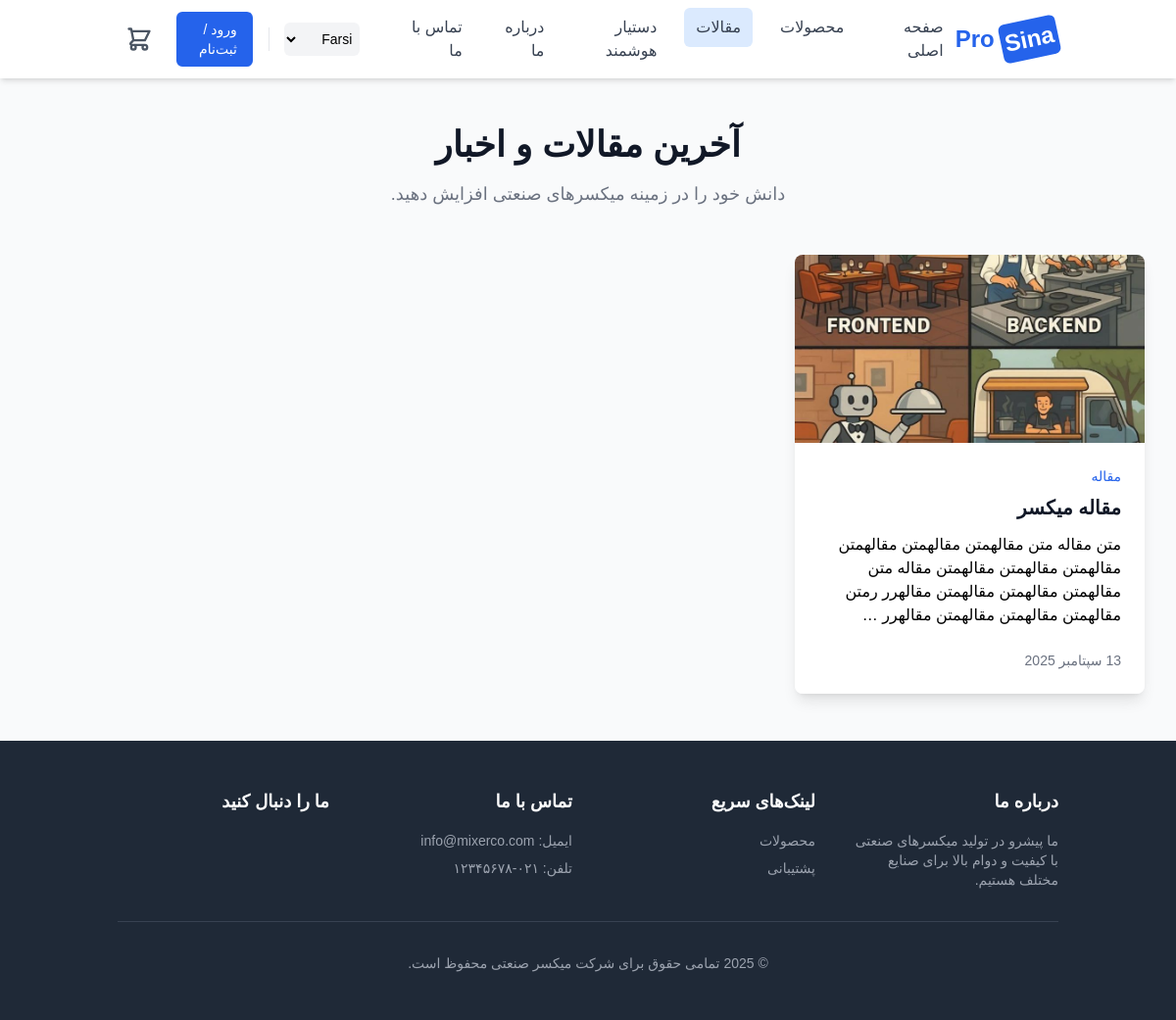
The app's page /fa/blog/ with its own data.
### blog/models.py (models this page shows, shortened)
class Article(models.Model):
    STATUS_CHOICES = (
        ('draft', 'پیش‌نویس'),
        ('published', 'منتشر شده'),
    )
    title = models.CharField(max_length=250, verbose_name="عنوان")
    slug = models.SlugField(max_length=250, unique_for_date='publish', verbose_name="اسلاگ (آدرس)")
    author = models.ForeignKey(User, on_delete=models.CASCADE, related_name='blog_posts', verbose_name="نویسنده")
    body = models.TextField(verbose_name="متن مقاله")
    publish = models.DateTimeField(default=timezone.now, verbose_name="زمان انتشار")
    created = models.DateTimeField(auto_now_add=True)
    updated = models.DateTimeField(auto_now=True)
    status = models.CharField(max_length=10, choices=STATUS_CHOICES, default='draft', verbose_name="وضعیت")
    image = models.ImageField(upload_to='articles/%Y/%m/%d/', blank=True, verbose_name="تصویر")
    objects = models.Manager()  # مدیر پیش‌فرض
    published = PublishedManager()  # فقط مقالات منتشر شده
    class Meta:
        ordering = ('-publish',)
        verbose_name = "مقاله"
        verbose_name_plural = "مقالات"

### blog/views.py (the view)
# urls.py: path('', views.article_list, name='article_list'),
def article_list(request):
    articles = Article.objects.filter(status='published')
    return render(request, '../templates/article_list.html', {'articles': articles})

### cart/cart.py (called while the page is built)
    def __len__(self):
        return sum(item['quantity'] for item in self.cart.values())

### cart/context_processors.py (called while the page is built)
def cart(request):
    return {'cart': Cart(request)}

### pages/context_processors.py (called while the page is built)
def unread_messages_count(request):
    if request.user.is_authenticated and request.user.is_staff:
        count = ContactMessage.objects.filter(is_read=False).count()
        return {'unread_messages_count': count}
    return {}

### templates/article_list.html (shortened to what this page needs)
{% extends "base.html" %}
{% load static %}
{% block content %}
<div class="bg-gray-50 py-12">
    <div class="max-w-7xl mx-auto px-4 sm:px-6 lg:px-8">
        <div class="text-center">
            <h2 class="text-3xl font-extrabold text-gray-900 sm:text-4xl">
                آخرین مقالات و اخبار
            </h2>
            <p class="mt-4 text-lg text-gray-500">
                دانش خود را در زمینه میکسرهای صنعتی افزایش دهید.
            </p>
        </div>
        <div class="mt-12 max-w-lg mx-auto grid gap-8 lg:grid-cols-3 lg:max-w-none">
            {% for article in articles %}
            <div class="flex flex-col rounded-lg shadow-lg overflow-hidden transform hover:scale-105 transition-transform duration-300">
                <a href="{% url 'blog:article_detail' article.slug %}">
                    <div class="flex-shrink-0">
                        <img class="h-48 w-full object-cover"
                             src="{% if article.image %}{{ article.image.url }}{% else %}https://placehold.co/400x200/e2e8f0/333?text=No+Image{% endif %}"
                             alt="{{ article.title }}"
                             onerror="this.onerror=null;this.src='https://placehold.co/400x200/e2e8f0/333?text=No+Image';">
                    </div>
                    <div class="flex-1 bg-white p-6 flex flex-col justify-between">
                        <div class="flex-1">
                            <p class="text-sm font-medium text-blue-600">
                                مقاله
                            </p>
                            <div class="block mt-2">
                                <p class="text-xl font-semibold text-gray-900">
                                    {{ article.title }}
                                </p>
                                <p class="mt-3 text-base text-gray-500">
                                    {{ article.body|truncatewords:20|linebreaks }}
                                </p>
                            </div>
                        </div>
                        <div class="mt-6 flex items-center">
                            <div class="text-sm text-gray-500">
                                <time datetime="{{ article.publish|date:'Y-m-d' }}">{{ article.publish|date:"j F Y" }}</time>
                            </div>
                        </div>
                    </div>
                </a>
            </div>
            {% empty %}
            <p class="text-center text-gray-500 col-span-full">هیچ مقاله‌ای برای نمایش وجود ندارد. لطفاً از طریق پنل ادمین چند مقاله اضافه کنید.</p>
            {% endfor %}
        </div>
    </div>
</div>
{% endblock %}

### templates/base.html (style rules this page uses)
body { font-family: 'Vazirmatn', sans-serif; }

### records on screen
Article: image (picture), title "مقاله میکسر", body "متن مقاله متن مقالهمتن مقالهمتن مقالهمتن مقالهمتن مقالهمتن مقالهمتن مقاله متن مقالهمتن مقالهمتن مقالهمتن مقالهرر رمتن مقالهمتن مقالهمتن مقالهمتن مقالهرر …", publish "13 سپتامبر 2025"

### other values on screen
form field language "Farsi"
